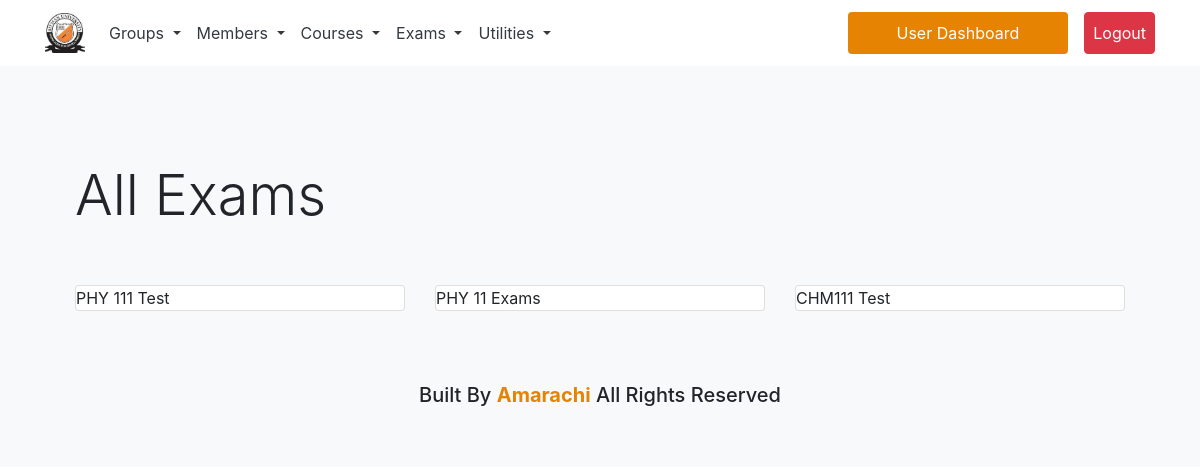
The page /admins/getTest (signed in) on the database its author committed.
### tables this page shows
CREATE TABLE `tests` (
  `id` int(30) NOT NULL,
  `name` varchar(30) NOT NULL,
  `description` varchar(100) NOT NULL,
  `course_id` int(30) NOT NULL,
  `department_id` varchar(30) NOT NULL,
  `date` date NOT NULL,
  `time` time(6) DEFAULT NULL,
  `created_at` timestamp NOT NULL DEFAULT CURRENT_TIMESTAMP,
  `updated_at` timestamp NOT NULL DEFAULT CURRENT_TIMESTAMP ON UPDATE CURRENT_TIMESTAMP
);

### app/controllers/Admins.php (called while the page is built, shortened)
<?php
class Admins extends Controller
{
    public function __construct()
    {
        $this->testModel = $this->model('Test');
    }
    public function getTest()
    {
        $data = [];
        $data['tests'] = $this->getTests();
        $this->view('admin/viewTests', $data);
    }
    private function getTests()
    {
        $data = $this->testModel->getTests();
        return $data;
    }
}

### app/libraries/Core.php (called while the page is built, shortened)
<?php
class Core
{
    protected $currentMethod = 'index';
    public function __construct()
    {
        $url = $this->geturl();
        if (file_exists('../app/controllers/' . ucwords($url[0]) . '.php')) {
            unset($url[0]);
        }
        $this->currentController = new $this->currentController;
        if (isset($url[1])) {
            if (method_exists($this->currentController, $url[1])) {
                $this->currentMethod=$url[1];
                unset($url[1]);
            }
        }
        $this->params=$url ? array_values($url):[];
         call_user_func_array([$this->currentController,
         $this->currentMethod], $this->params);
    }
    public function geturl()
    {
        if (isset($_GET['url'])) {
            $url = rtrim($_GET['url'], '/');
            $url = filter_var($url, FILTER_SANITIZE_URL);
            $url = explode('/', $url);
            return $url;
        }
    }
}

### public/index.php (called while the page is built, shortened)
<?php
$init  = new Core;
?>

### app/libraries/Database.php (called while the page is built, shortened)
<?php
class Database
{
    private $host = DB_HOST;
    private $user = DB_USER;
    private $pass = DB_PASS;
    private $dbname = DB_NAME;
    private $dbh;
    private $stmt;
    public function __construct()
    {
        $dsn = 'mysql:host=' . $this->host . ';dbname=' . $this->dbname;
        $options = array(
            PDO::ATTR_PERSISTENT => true,
            PDO::ATTR_ERRMODE => PDO::ERRMODE_EXCEPTION
        );
        try {
            $this->dbh = new PDO($dsn, $this->user, $this->pass, $options);
        } catch (PDOException $e) {
            $this->error = $e->getMessage();
            echo $this->error;
        }
    }
    public function query($sql)
    {
        $this->stmt = $this->dbh->prepare($sql);
    }
    public function execute()
    {
        return $this->stmt->execute();
    }
    public function resultSet()
    {
        $this->execute();
        return $this->stmt->fetchAll(PDO::FETCH_OBJ);
    }
}

### app/models/Test.php (called while the page is built, shortened)
<?php
class Test
{
    private $db;
    public function __construct()
    {
        $this->db = new Database;
    }
    public function getTests()
    {
        $this->db->query('SELECT * FROM tests');
        return $this->db->resultSet();
    }
}

### app/views/admin/viewTests.php (the view)
<?php require APPROOT . '/views/admin/inc/header.php'; ?>
<section class="container">
    <section class="exams col-md-12 mt-5 pt-5">
        <h2 class="display-4">All Exams</h2>
        <section class="row pt-5">
            <?php foreach ($data['tests'] as $exam) : ?>
                <div class="col-md-4">
                    <div class="card"><?= $exam->name ?></div>
                </div>
            <?php endforeach; ?>
        </section>
    </section>
</section>
<?php require APPROOT . '/views/admin/inc/footer.php'; ?>

### rows shown on the page
tests: name "PHY 111 Test"
tests: name "PHY 11 Exams"
tests: name "CHM111 Test"
